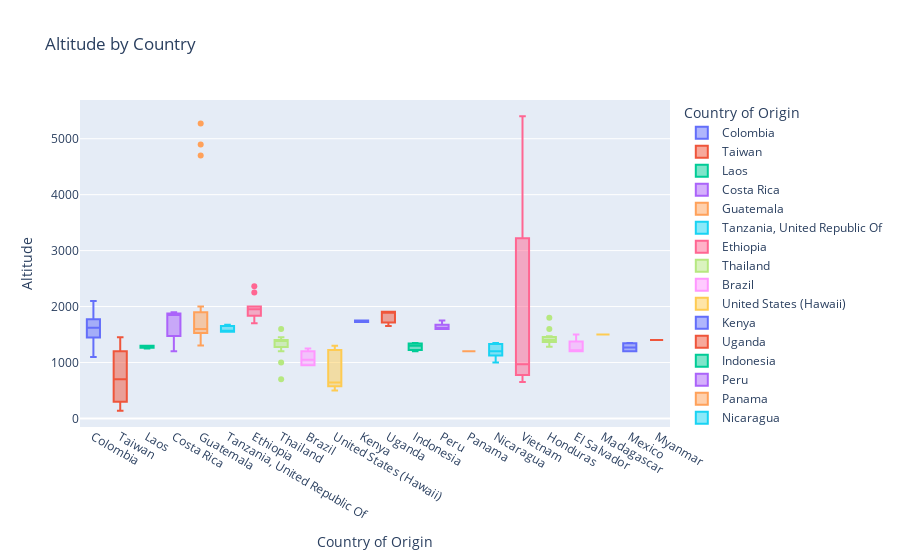

Notebook source saved alongside this figure:
### Code cell
boxplot_altitude = px.box(
    df_coffee,
    y='Altitude',
    x='Country of Origin',
    title='Altitude by Country',
    color='Country of Origin',
)

boxplot_altitude.show()

### Figure 1 — Plotly figure (JSON) as saved in the notebook; plotly's stock layout.template omitted (floating-point values rounded to 4 significant figures)
{"data": [{"alignmentgroup": "True", "hovertemplate": "Country of Origin=%{x}<br>Altitude=%{y}<extra></extra>", "legendgroup": "Colombia", "marker": {"color": "#636efa"}, "name": "Colombia", "notched": false, "offsetgroup": "Colombia", "orientation": "v", "showlegend": true, "type": "box", "x": ["Colombia", "Colombia", "Colombia", "Colombia", "Colombia", "Colombia", "Colombia", "Colombia", "Colombia", "Colombia", "Colombia", "Colombia", "Colombia", "Colombia", "Colombia", "Colombia", "Colombia", "Colombia", "Colombia"], "x0": " ", "xaxis": "x", "y": [1815, 1975, 1850, 1350, 2100, 1550, 1411, 1700, 1800, 1620.0, 1700, 1100, 1390, 1650, 1350, 1700, 1574, 1550, 1600], "y0": " ", "yaxis": "y"}, {"alignmentgroup": "True", "hovertemplate": "Country of Origin=%{x}<br>Altitude=%{y}<extra></extra>", "legendgroup": "Taiwan", "marker": {"color": "#EF553B"}, "name": "Taiwan", "notched": false, "offsetgroup": "Taiwan", "orientation": "v", "showlegend": true, "type": "box", "x": ["Taiwan", "Taiwan", "Taiwan", "Taiwan", "Taiwan", "Taiwan", "Taiwan", "Taiwan", "Taiwan", "Taiwan", "Taiwan", "Taiwan", "Taiwan", "Taiwan", "Taiwan", "Taiwan", "Taiwan", "Taiwan", "Taiwan", "Taiwan", "Taiwan", "Taiwan", "Taiwan", "Taiwan", "Taiwan", "Taiwan", "Taiwan", "Taiwan", "Taiwan", "Taiwan", "Taiwan", "Taiwan", "Taiwan", "Taiwan", "Taiwan", "Taiwan", "Taiwan", "Taiwan", "Taiwan", "Taiwan", "Taiwan", "Taiwan", "Taiwan", "Taiwan", "Taiwan", "Taiwan", "Taiwan", "Taiwan", "Taiwan", "Taiwan", "Taiwan", "Taiwan", "Taiwan", "Taiwan", "Taiwan", "Taiwan", "Taiwan", "Taiwan", "Taiwan", "Taiwan", "Taiwan"], "x0": " ", "xaxis": "x", "y": [1200, 1250, 1200, 1250, 1250, 1100, 1300, 1200, 850, 1250, 1300, 1200, 1060, 200, 200, 668, 1200, 650, 850, 400, 1000, 800, 150, 800, 375, 230, 1300, 1400, 1200, 250, 700, 1250, 1450, 520, 400, 850, 150, 800, 1250, 300, 325, 275, 1100, 250, 300, 750, 1150, 250, 340, 275, 1200, 165, 465, 139, 140, 600, 460, 500, 300, 300, 435], "y0": " ", "yaxis": "y"}, {"alignmentgroup": "True", "hovertemplate": "Country of Origin=%{x}<br>Altitude=%{y}<extra></extra>", "legendgroup": "Laos", "marker": {"color": "#00cc96"}, "name": "Laos", "notched": false, "offsetgroup": "Laos", "orientation": "v", "showlegend": true, "type": "box", "x": ["Laos", "Laos", "Laos"], "x0": " ", "xaxis": "x", "y": [1300, 1250, 1300], "y0": " ", "yaxis": "y"}, {"alignmentgroup": "True", "hovertemplate": "Country of Origin=%{x}<br>Altitude=%{y}<extra></extra>", "legendgroup": "Costa Rica", "marker": {"color": "#ab63fa"}, "name": "Costa Rica", "notched": false, "offsetgroup": "Costa Rica", "orientation": "v", "showlegend": true, "type": "box", "x": ["Costa Rica", "Costa Rica", "Costa Rica", "Costa Rica", "Costa Rica", "Costa Rica", "Costa Rica", "Costa Rica"], "x0": " ", "xaxis": "x", "y": [1900, 1850, 1900, 1850, 1850, 1450, 1500, 1200], "y0": " ", "yaxis": "y"}, {"alignmentgroup": "True", "hovertemplate": "Country of Origin=%{x}<br>Altitude=%{y}<extra></extra>", "legendgroup": "Guatemala", "marker": {"color": "#FFA15A"}, "name": "Guatemala", "notched": false, "offsetgroup": "Guatemala", "orientation": "v", "showlegend": true, "type": "box", "x": ["Guatemala", "Guatemala", "Guatemala", "Guatemala", "Guatemala", "Guatemala", "Guatemala", "Guatemala", "Guatemala", "Guatemala", "Guatemala", "Guatemala", "Guatemala", "Guatemala", "Guatemala", "Guatemala", "Guatemala", "Guatemala", "Guatemala", "Guatemala", "Guatemala"], "x0": " ", "xaxis": "x", "y": [1668, 2000, 1900, 1600, 4700, 1600, 1600, 4895, 1350, 1600, 1600, 1550, 1550, 1900, 1600, 1400, 5272.0, 1600, 1302.0, 1450, 1400], "y0": " ", "yaxis": "y"}, {"alignmentgroup": "True", "hovertemplate": "Country of Origin=%{x}<br>Altitude=%{y}<extra></extra>", "legendgroup": "Tanzania, United Republic Of", "marker": {"color": "#19d3f3"}, "name": "Tanzania, United Republic Of", "notched": false, "offsetgroup": "Tanzania, United Republic Of", "orientation": "v", "showlegend": true, "type": "box", "x": ["Tanzania, United Republic Of", "Tanzania, United Republic Of", "Tanzania, United Republic Of", "Tanzania, United Republic Of", "Tanzania, United Republic Of", "Tanzania, United Republic Of"], "x0": " ", "xaxis": "x", "y": [1550, 1585, 1654, 1675, 1550, 1550], "y0": " ", "yaxis": "y"}, {"alignmentgroup": "True", "hovertemplate": "Country of Origin=%{x}<br>Altitude=%{y}<extra></extra>", "legendgroup": "Ethiopia", "marker": {"color": "#FF6692"}, "name": "Ethiopia", "notched": false, "offsetgroup": "Ethiopia", "orientation": "v", "showlegend": true, "type": "box", "x": ["Ethiopia", "Ethiopia", "Ethiopia", "Ethiopia", "Ethiopia", "Ethiopia", "Ethiopia", "Ethiopia", "Ethiopia", "Ethiopia", "Ethiopia"], "x0": " ", "xaxis": "x", "y": [2000, 1950, 2000, 1950, 2250, 1700, 1943, 2361, 1800, 2000, 1700], "y0": " ", "yaxis": "y"}, {"alignmentgroup": "True", "hovertemplate": "Country of Origin=%{x}<br>Altitude=%{y}<extra></extra>", "legendgroup": "Thailand", "marker": {"color": "#B6E880"}, "name": "Thailand", "notched": false, "offsetgroup": "Thailand", "orientation": "v", "showlegend": true, "type": "box", "x": ["Thailand", "Thailand", "Thailand", "Thailand", "Thailand", "Thailand", "Thailand", "Thailand", "Thailand", "Thailand", "Thailand", "Thailand"], "x0": " ", "xaxis": "x", "y": [1600, 1350, 1390, 1450, 1400, 1400, 1390, 1200, 1000, 1400, 1400, 700], "y0": " ", "yaxis": "y"}, {"alignmentgroup": "True", "hovertemplate": "Country of Origin=%{x}<br>Altitude=%{y}<extra></extra>", "legendgroup": "Brazil", "marker": {"color": "#FF97FF"}, "name": "Brazil", "notched": false, "offsetgroup": "Brazil", "orientation": "v", "showlegend": true, "type": "box", "x": ["Brazil", "Brazil", "Brazil", "Brazil", "Brazil", "Brazil", "Brazil", "Brazil", "Brazil", "Brazil"], "x0": " ", "xaxis": "x", "y": [1250, 1100, 950, 1100, 1000, 950, 1200, 1200, 950, 975], "y0": " ", "yaxis": "y"}, {"alignmentgroup": "True", "hovertemplate": "Country of Origin=%{x}<br>Altitude=%{y}<extra></extra>", "legendgroup": "United States (Hawaii)", "marker": {"color": "#FECB52"}, "name": "United States (Hawaii)", "notched": false, "offsetgroup": "United States (Hawaii)", "orientation": "v", "showlegend": true, "type": "box", "x": ["United States (Hawaii)", "United States (Hawaii)", "United States (Hawaii)", "United States (Hawaii)", "United States (Hawaii)"], "x0": " ", "xaxis": "x", "y": [600, 1300, 500, 640, 1200], "y0": " ", "yaxis": "y"}, {"alignmentgroup": "True", "hovertemplate": "Country of Origin=%{x}<br>Altitude=%{y}<extra></extra>", "legendgroup": "Kenya", "marker": {"color": "#636efa"}, "name": "Kenya", "notched": false, "offsetgroup": "Kenya", "orientation": "v", "showlegend": true, "type": "box", "x": ["Kenya", "Kenya"], "x0": " ", "xaxis": "x", "y": [1750, 1725], "y0": " ", "yaxis": "y"}, {"alignmentgroup": "True", "hovertemplate": "Country of Origin=%{x}<br>Altitude=%{y}<extra></extra>", "legendgroup": "Uganda", "marker": {"color": "#EF553B"}, "name": "Uganda", "notched": false, "offsetgroup": "Uganda", "orientation": "v", "showlegend": true, "type": "box", "x": ["Uganda", "Uganda", "Uganda"], "x0": " ", "xaxis": "x", "y": [1905, 1650, 1905], "y0": " ", "yaxis": "y"}, {"alignmentgroup": "True", "hovertemplate": "Country of Origin=%{x}<br>Altitude=%{y}<extra></extra>", "legendgroup": "Indonesia", "marker": {"color": "#00cc96"}, "name": "Indonesia", "notched": false, "offsetgroup": "Indonesia", "orientation": "v", "showlegend": true, "type": "box", "x": ["Indonesia", "Indonesia", "Indonesia"], "x0": " ", "xaxis": "x", "y": [1200, 1300, 1350], "y0": " ", "yaxis": "y"}, {"alignmentgroup": "True", "hovertemplate": "Country of Origin=%{x}<br>Altitude=%{y}<extra></extra>", "legendgroup": "Peru", "marker": {"color": "#ab63fa"}, "name": "Peru", "notched": false, "offsetgroup": "Peru", "orientation": "v", "showlegend": true, "type": "box", "x": ["Peru", "Peru", "Peru", "Peru"], "x0": " ", "xaxis": "x", "y": [1750, 1600, 1600, 1600], "y0": " ", "yaxis": "y"}, {"alignmentgroup": "True", "hovertemplate": "Country of Origin=%{x}<br>Altitude=%{y}<extra></extra>", "legendgroup": "Panama", "marker": {"color": "#FFA15A"}, "name": "Panama", "notched": false, "offsetgroup": "Panama", "orientation": "v", "showlegend": true, "type": "box", "x": ["Panama", "Panama"], "x0": " ", "xaxis": "x", "y": [1200, 1200], "y0": " ", "yaxis": "y"}, {"alignmentgroup": "True", "hovertemplate": "Country of Origin=%{x}<br>Altitude=%{y}<extra></extra>", "legendgroup": "Nicaragua", "marker": {"color": "#19d3f3"}, "name": "Nicaragua", "notched": false, "offsetgroup": "Nicaragua", "orientation": "v", "showlegend": true, "type": "box", "x": ["Nicaragua", "Nicaragua", "Nicaragua", "Nicaragua", "Nicaragua", "Nicaragua", "Nicaragua"], "x0": " ", "xaxis": "x", "y": [1350, 1200, 1350, 1275, 1100, 1000, 1200], "y0": " ", "yaxis": "y"}, {"alignmentgroup": "True", "hovertemplate": "Country of Origin=%{x}<br>Altitude=%{y}<extra></extra>", "legendgroup": "Vietnam", "marker": {"color": "#FF6692"}, "name": "Vietnam", "notched": false, "offsetgroup": "Vietnam", "orientation": "v", "showlegend": true, "type": "box", "x": ["Vietnam", "Vietnam", "Vietnam", "Vietnam"], "x0": " ", "xaxis": "x", "y": [650, 900, 1040, 5400], "y0": " ", "yaxis": "y"}, {"alignmentgroup": "True", "hovertemplate": "Country of Origin=%{x}<br>Altitude=%{y}<extra></extra>", "legendgroup": "Honduras", "marker": {"color": "#B6E880"}, "name": "Honduras", "notched": false, "offsetgroup": "Honduras", "orientation": "v", "showlegend": true, "type": "box", "x": ["Honduras", "Honduras", "Honduras", "Honduras", "Honduras", "Honduras", "Honduras", "Honduras", "Honduras", "Honduras", "Honduras", "Honduras", "Honduras"], "x0": " ", "xaxis": "x", "y": [1368, 1368, 1800, 1470, 1400, 1600, 1400, 1368, 1450, 1280, 1450, 1368, 1368], "y0": " ", "yaxis": "y"}, {"alignmentgroup": "True", "hovertemplate": "Country of Origin=%{x}<br>Altitude=%{y}<extra></extra>", "legendgroup": "El Salvador", "marker": {"color": "#FF97FF"}, "name": "El Salvador", "notched": false, "offsetgroup": "El Salvador", "orientation": "v", "showlegend": true, "type": "box", "x": ["El Salvador", "El Salvador", "El Salvador", "El Salvador", "El Salvador", "El Salvador", "El Salvador"], "x0": " ", "xaxis": "x", "y": [1500, 1200, 1200, 1200, 1400, 1300, 1200], "y0": " ", "yaxis": "y"}, {"alignmentgroup": "True", "hovertemplate": "Country of Origin=%{x}<br>Altitude=%{y}<extra></extra>", "legendgroup": "Madagascar", "marker": {"color": "#FECB52"}, "name": "Madagascar", "notched": false, "offsetgroup": "Madagascar", "orientation": "v", "showlegend": true, "type": "box", "x": ["Madagascar"], "x0": " ", "xaxis": "x", "y": [1500], "y0": " ", "yaxis": "y"}, {"alignmentgroup": "True", "hovertemplate": "Country of Origin=%{x}<br>Altitude=%{y}<extra></extra>", "legendgroup": "Mexico", "marker": {"color": "#636efa"}, "name": "Mexico", "notched": false, "offsetgroup": "Mexico", "orientation": "v", "showlegend": true, "type": "box", "x": ["Mexico", "Mexico", "Mexico", "Mexico"], "x0": " ", "xaxis": "x", "y": [1200, 1350, 1340, 1200], "y0": " ", "yaxis": "y"}, {"alignmentgroup": "True", "hovertemplate": "Country of Origin=%{x}<br>Altitude=%{y}<extra></extra>", "legendgroup": "Myanmar", "marker": {"color": "#EF553B"}, "name": "Myanmar", "notched": false, "offsetgroup": "Myanmar", "orientation": "v", "showlegend": true, "type": "box", "x": ["Myanmar"], "x0": " ", "xaxis": "x", "y": [1400], "y0": " ", "yaxis": "y"}], "layout": {"boxmode": "overlay", "legend": {"title": {"text": "Country of Origin"}, "tracegroupgap": 0}, "title": {"text": "Altitude by Country"}, "xaxis": {"anchor": "y", "categoryarray": ["Colombia", "Taiwan", "Laos", "Costa Rica", "Guatemala", "Tanzania, United Republic Of", "Ethiopia", "Thailand", "Brazil", "United States (Hawaii)", "Kenya", "Uganda", "Indonesia", "Peru", "Panama", "Nicaragua", "Vietnam", "Honduras", "El Salvador", "Madagascar", "Mexico", "Myanmar"], "categoryorder": "array", "domain": [0, 1], "title": {"text": "Country of Origin"}}, "yaxis": {"anchor": "x", "domain": [0, 1], "title": {"text": "Altitude"}}}}
